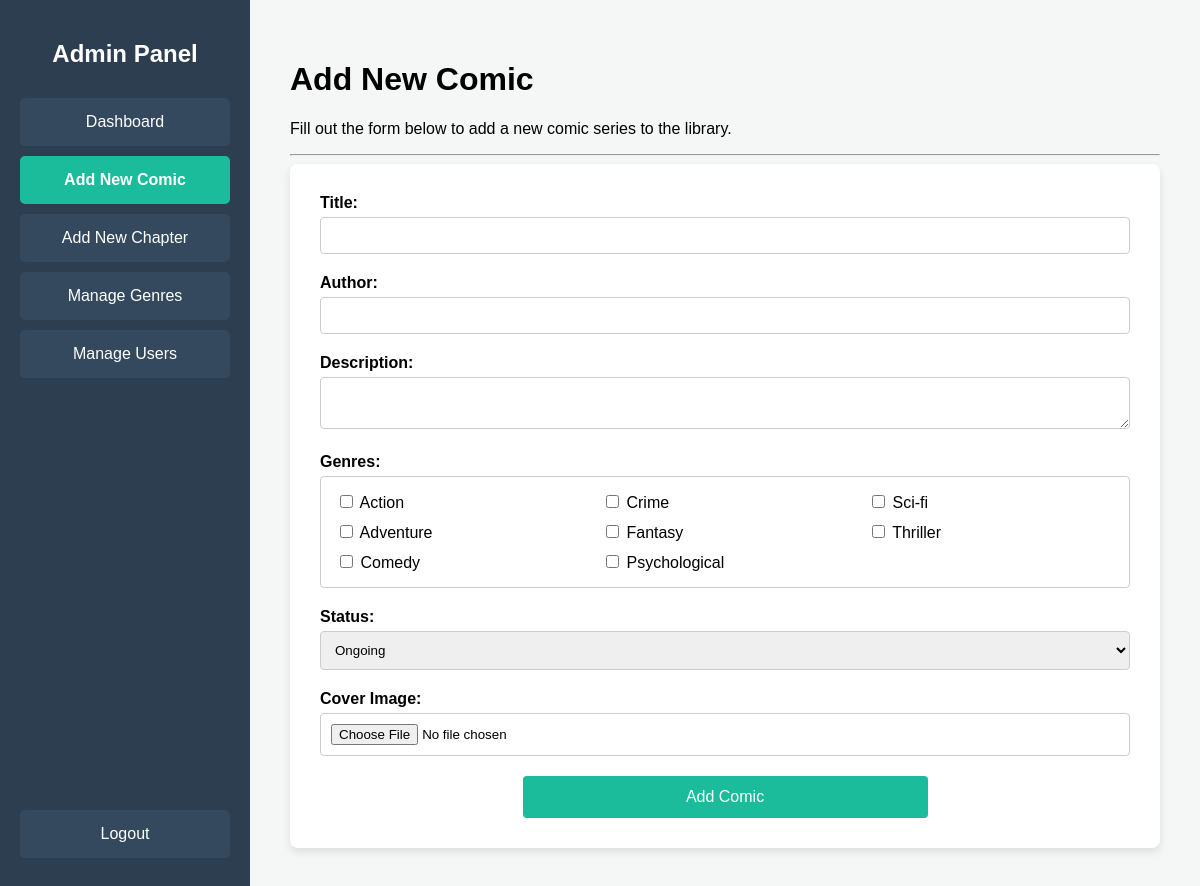
The page /code/admin/add_comic.php (signed in) on the database as committed earlier.
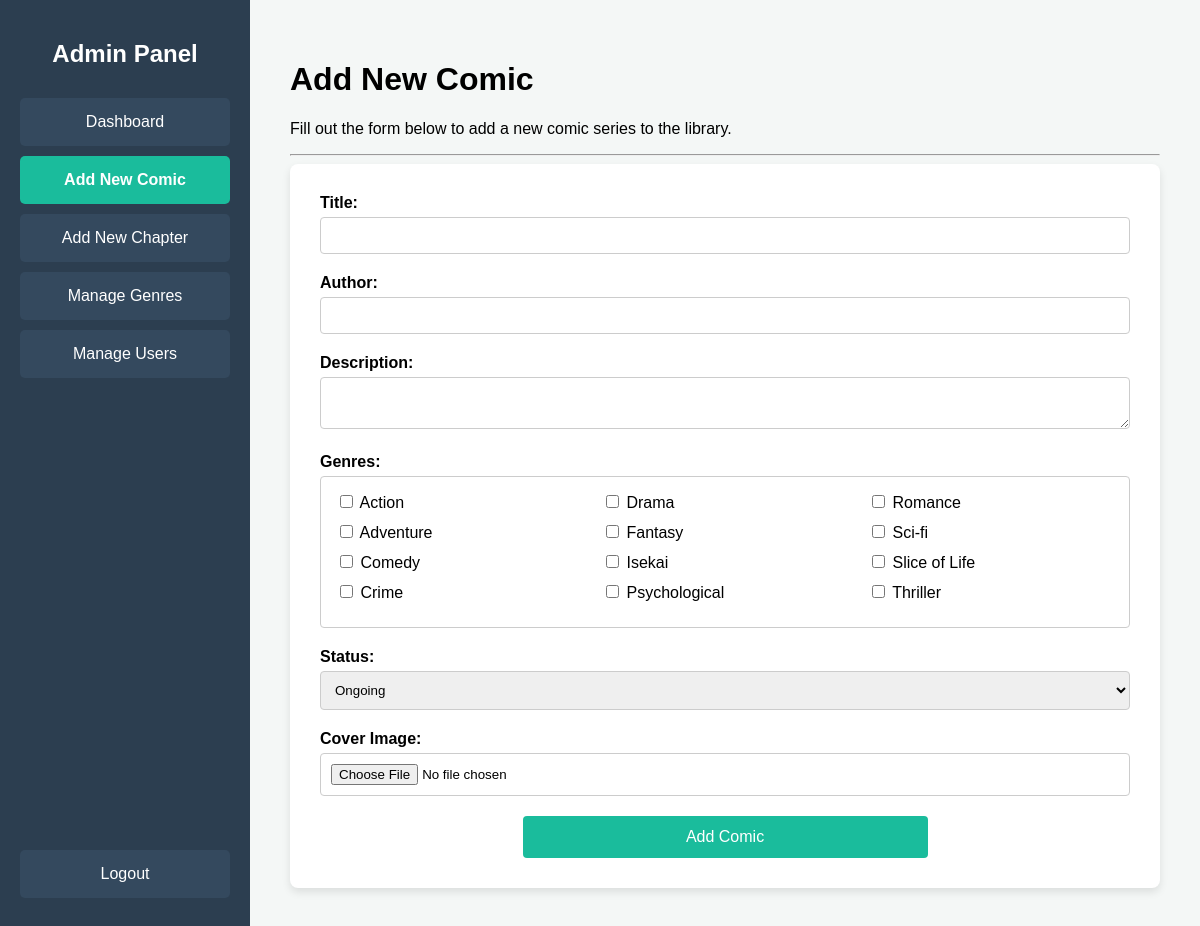
The same page on the database as committed later.
### tables this page shows
CREATE TABLE `tb_genre` (
  `genre_id` int(11) NOT NULL,
  `name` varchar(255) NOT NULL
);

### code/admin/add_comic.php (the view, shortened to what this page needs)
<?php
include '../connection.php';
?>
<!DOCTYPE html>
<html lang="en">
<head>
    <link rel="stylesheet" href="../../assets/css/admin_style.css">
</head>
<body>
    <div class="dashboard-container">
        <div class="sidebar">
            <h2>Admin Panel</h2>
            <a href="dashboard.php" class="nav-button">Dashboard</a>
            <a href="add_comic.php" class="nav-button active">Add New Comic</a>
            <a href="add_chapter.php" class="nav-button">Add New Chapter</a>
            <a href="manage_genres.php" class="nav-button">Manage Genres</a>
            <a href="manage_users.php" class="nav-button">Manage Users</a>
            <a href="#" class="nav-button logout-button" onclick="showLogoutModal(event)">Logout</a>
        </div>
        <div class="main-content">
            <h1>Add New Comic</h1>
            <p>Fill out the form below to add a new comic series to the library.</p>
            <hr>
            <div class="form-container">
                <form action="add_comic_process.php" method="POST" enctype="multipart/form-data">
                    <div class="form-group">
                        <label>Title:</label>
                        <input type="text" name="title" required>
                    </div>
                    <div class="form-group">
                        <label>Author:</label>
                        <input type="text" name="author" required>
                    </div>
                    <div class="form-group">
                        <label>Description:</label>
                        <textarea name="description"></textarea>
                    </div>
                    <div class="form-group">
                        <label>Genres:</label>
                        <div class="checkbox-group">
                            <?php
                                $sql_genres = "SELECT * FROM tb_genre ORDER BY name";
                                $result_genres = mysqli_query($conn, $sql_genres);
                                while ($genre = mysqli_fetch_assoc($result_genres)) {
                                    echo '<div><input type="checkbox" name="genres[]" value="' . $genre['genre_id'] . '"> ' . htmlspecialchars($genre['name']) . '</div>';
                                }
                            ?>
                        </div>
                    </div>
                    <div class="form-group">
                        <label>Status:</label>
                        <select name="status">
                            <option value="Ongoing">Ongoing</option>
                        </select>
                    </div>
                    <div class="form-group">
                        <label>Cover Image:</label>
                        <input type="file" name="cover_image" required>
                    </div>
                    <button type="submit">Add Comic</button>
                </form>
            </div>
        </div>
    </div>
</body>
</html>

Rows that differ between the two databases and show on the page:
added tb_genre: name "Drama"
added tb_genre: name "Isekai"
added tb_genre: name "Romance"
added tb_genre: name "Slice of Life"
